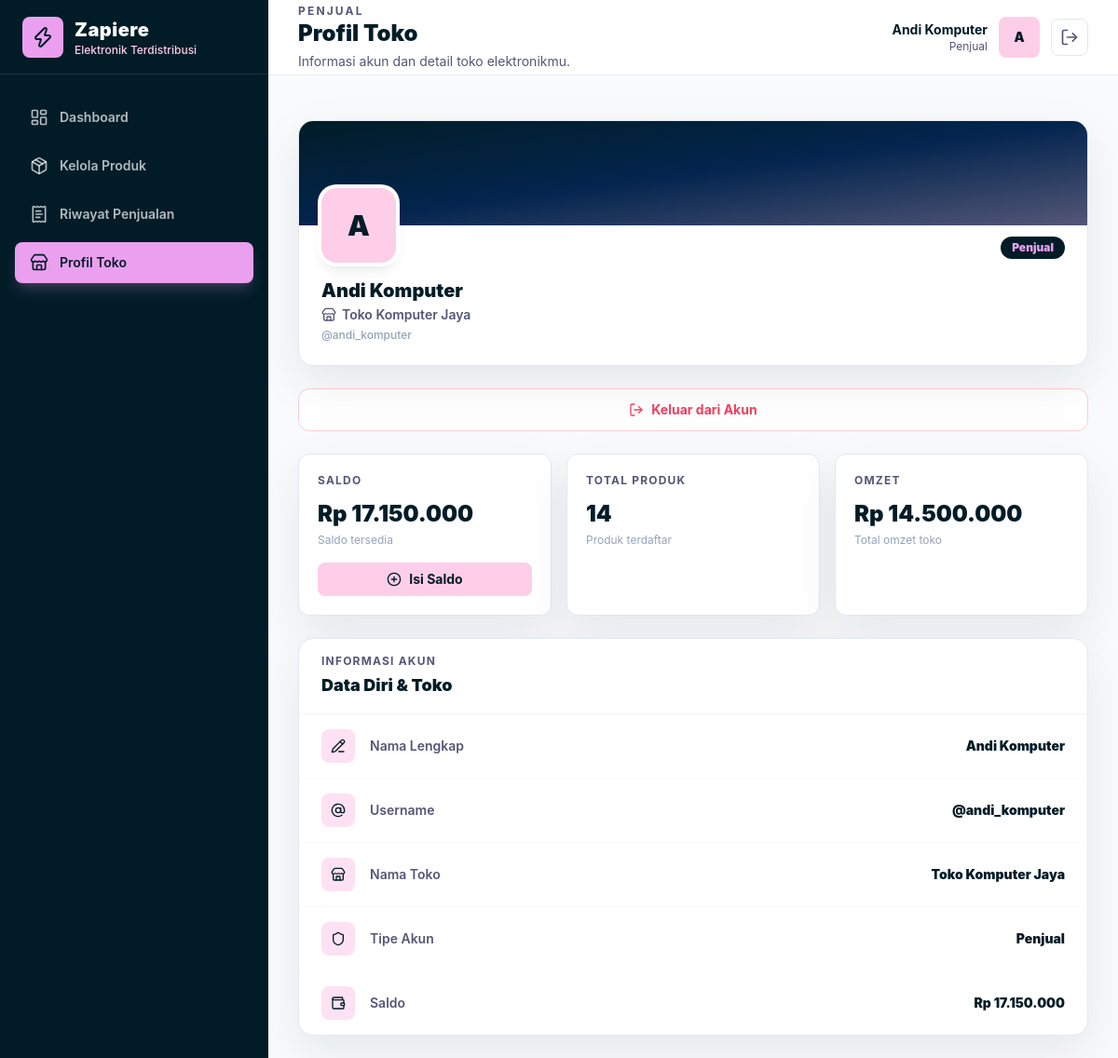
Screenshot of /views/penjual/profil.php (signed in) with the database file from the repository.
### tables this page shows
CREATE TABLE `users` (
  `id_user` int NOT NULL,
  `username` varchar(100) NOT NULL,
  `nama` varchar(100) NOT NULL,
  `password` varchar(100) NOT NULL,
  `role` enum('penjual','pembeli','admin') NOT NULL,
  `saldo` int DEFAULT '0',
  `nama_toko` varchar(100) NOT NULL
);

### config/config.php (called while the page is built, shortened)
<?php
$host = "localhost";
$username = "root";
$password = "";
$database = "zapiere";
$conn = null;
if (function_exists('mysqli_connect')) {
    $conn = @mysqli_connect($host, $username, $password, $database);
    if ($conn) {
        mysqli_set_charset($conn, "utf8mb4");
    }
}
function e($value)
{
    return htmlspecialchars((string) $value, ENT_QUOTES, 'UTF-8');
}
function db_available()
{
    global $conn;
    return $conn instanceof mysqli;
}
function db_all($sql)
{
    global $conn;
    $result = mysqli_query($conn, $sql);
    return mysqli_fetch_all($result, MYSQLI_ASSOC);
}
function db_one($sql)
{
    $rows = db_all($sql);
    return $rows ? $rows[0] : null;
}
function app_base_url()
{
    $scriptName = str_replace('\\', '/', $_SERVER['SCRIPT_NAME'] ?? '');
    $viewsPos = strpos($scriptName, '/views/');
    if ($viewsPos !== false) {
        return rtrim(substr($scriptName, 0, $viewsPos), '/');
    }
    $dir = rtrim(str_replace('\\', '/', dirname($scriptName)), '/');
    return $dir === '/' ? '' : $dir;
}
function url_for($path)
{
    return app_base_url() . '/' . ltrim($path, '/');
}

### views/components/session_guard.php (called while the page is built, shortened)
<?php
require_once __DIR__ . '/../../config/config.php';
require_once __DIR__ . '/../../models/UserModel.php';
function require_role(string $role): array
{
    $user = $_SESSION['zapiere_user'];
    return $user;
}

### models/UserModel.php (called while the page is built, shortened)
<?php
require_once __DIR__ . '/../config/config.php';
function get_seller_stats(int $sellerId): array
{
    $row = db_one("
        SELECT
            f_format_rupiah(f_total_omzet_penjual({$sellerId})) AS total_omzet_rp,
            f_jumlah_produk_toko({$sellerId}) AS total_produk
    ");
    return $row ?: ['total_omzet_rp' => 'Rp 0', 'total_produk' => 0];
}

### views/penjual/profil.php (the view, shortened to what this page needs)
<?php
require_once __DIR__ . '/../../config/config.php';
require_once __DIR__ . '/../components/layout.php';
require_once __DIR__ . '/../../models/UserModel.php';
$user = require_role('penjual');
$userId = (int) $user['id_user'];
$fullUser = db_one("SELECT * FROM users WHERE id_user = {$userId}");
$user = $fullUser ?: $user;
$sellerStats = get_seller_stats($userId);
$totalProduk = $sellerStats['total_produk'];
$totalOmzet  = $sellerStats['total_omzet_rp'];
zapiere_page_start('Profil Toko', 'penjual', 'profil', 'Informasi akun dan detail toko elektronikmu.');
?>
<div class="grid gap-6 xl:grid-cols-[340px_1fr]">
    <div class="flex flex-col gap-6">
        <div class="relative overflow-hidden rounded-2xl border border-slate-200 bg-white shadow-soft">
            <div class="h-28 bg-gradient-to-br from-[#011C27] via-[#03254E] to-[#545677]"></div>
            <div class="px-6 pb-6">
                <div class="-mt-10 mb-4 flex items-end justify-between">
                    <div class="flex h-20 w-20 items-center justify-center rounded-2xl bg-[#FECEE9] text-3xl font-black text-[#011C27] ring-4 ring-white shadow-lg">
                        <?= e(strtoupper(substr($user['nama'] ?? 'Z', 0, 1))) ?>
                    </div>
                    <span class="mb-1 rounded-full bg-[#011C27] px-3 py-1 text-xs font-black text-[#EB9FEF] capitalize">
                        <?= e($user['role'] ?? 'penjual') ?>
                    </span>
                </div>
                <h2 class="text-xl font-black text-[#011C27]"><?= e($user['nama'] ?? '-') ?></h2>
                <?php if (!empty($user['nama_toko'])): ?>
                    <p class="mt-0.5 flex items-center gap-1.5 text-sm font-semibold text-[#545677]">
                        <i data-lucide="store" class="h-4 w-4 flex-shrink-0"></i>
                        <?= e($user['nama_toko']) ?>
                    </p>
                <?php endif; ?>
                <p class="mt-1 text-xs text-slate-400 font-medium">@<?= e($user['username'] ?? '-') ?></p>
            </div>
        </div>
        <a href="<?= e(url_for('logout.php')) ?>"
           class="flex items-center justify-center gap-2 rounded-xl border border-rose-200 py-3 text-sm font-bold text-rose-500 transition hover:bg-rose-50 hover:border-rose-400 bg-white">
            <i data-lucide="log-out" class="h-4 w-4"></i>
            Keluar dari Akun
        </a>
    </div>
    <div class="flex flex-col gap-6">
        <div class="grid gap-4 sm:grid-cols-3">
            <div class="rounded-xl border border-slate-200 bg-white p-5 shadow-soft flex flex-col justify-between">
                <div>
                    <p class="text-xs font-bold uppercase tracking-widest text-[#545677]">Saldo</p>
                    <p class="mt-3 text-2xl font-black text-[#011C27]">Rp <?= number_format((int)($user['saldo'] ?? 0), 0, ',', '.') ?></p>
                    <p class="mt-1 text-xs text-slate-400">Saldo tersedia</p>
                </div>
                <button onclick="bukaModalTopup()" class="mt-4 flex w-full items-center justify-center gap-2 rounded-lg bg-[#FECEE9] py-2 text-sm font-bold text-[#011C27] transition-colors hover:bg-[#EB9FEF]">
                    <i data-lucide="plus-circle" class="h-4 w-4"></i>
                    Isi Saldo
                </button>
            </div>
            <div class="rounded-xl border border-slate-200 bg-white p-5 shadow-soft">
                <p class="text-xs font-bold uppercase tracking-widest text-[#545677]">Total Produk</p>
                <p class="mt-3 text-2xl font-black text-[#011C27]"><?= e($totalProduk) ?></p>
                <p class="mt-1 text-xs text-slate-400">Produk terdaftar</p>
            </div>
            <div class="rounded-xl border border-slate-200 bg-white p-5 shadow-soft">
                <p class="text-xs font-bold uppercase tracking-widest text-[#545677]">Omzet</p>
                <p class="mt-3 text-2xl font-black text-[#011C27]"><?= e($totalOmzet) ?></p>
                <p class="mt-1 text-xs text-slate-400">Total omzet toko</p>
            </div>
        </div>
        <div class="rounded-2xl border border-slate-200 bg-white shadow-soft overflow-hidden">
            <div class="border-b border-slate-100 px-6 py-4">
                <p class="text-xs font-bold uppercase tracking-widest text-[#545677]">Informasi Akun</p>
                <h3 class="mt-1 text-lg font-black text-[#011C27]">Data Diri & Toko</h3>
            </div>
            <div class="divide-y divide-slate-50">
                <?php
                $rows = [
                    ['pencil-line', 'Nama Lengkap',   $user['nama'] ?? '-'],
                    ['at-sign',     'Username',        '@' . ($user['username'] ?? '-')],
                    ['store',       'Nama Toko',       $user['nama_toko'] ?: '-'],
                    ['shield',      'Tipe Akun',       ucfirst($user['role'] ?? '-')],
                    ['wallet',      'Saldo',           'Rp ' . number_format((int)($user['saldo'] ?? 0), 0, ',', '.')],
                ];
                foreach ($rows as [$icon, $label, $value]):
                ?>
                <div class="flex items-center gap-4 px-6 py-4">
                    <div class="flex h-9 w-9 flex-shrink-0 items-center justify-center rounded-lg bg-[#FECEE9]/60 text-[#011C27]">
                        <i data-lucide="<?= $icon ?>" class="h-4 w-4"></i>
                    </div>
                    <div class="flex flex-1 items-center justify-between gap-4 min-w-0">
                        <span class="text-sm font-semibold text-[#545677]"><?= e($label) ?></span>
                        <span class="text-sm font-black text-[#011C27] text-right"><?= e($value) ?></span>
                    </div>
                </div>
                <?php endforeach; ?>
            </div>
        </div>
    </div>
</div>
<?php zapiere_page_end(); ?>

### views/components/layout.php (shortened to what this page needs)
<?php
require_once __DIR__ . '/../../config/config.php';
require_once __DIR__ . '/session_guard.php';
require_once __DIR__ . '/sidebar.php';
function zapiere_page_start($title, $role, $active, $subtitle = '')
{
    $user = require_role($role);
    ?>
    <!DOCTYPE html>
    <html lang="id">
    <head>
        <script src="https://cdn.tailwindcss.com"></script>
    </head>
    <body class="min-h-screen bg-slate-50 font-sans text-[#011C27] antialiased">
        <div class="min-h-screen lg:flex">
            <div class="min-w-0 flex-1">
                <header class="sticky top-0 z-20 border-b border-slate-200/80 bg-white/90 backdrop-blur">
                    <div class="flex h-20 items-center justify-between gap-4 px-4 sm:px-6 lg:px-8">
                        <div class="flex min-w-0 items-center gap-3">
                            <div class="min-w-0">
                                <p class="text-xs font-bold uppercase tracking-[0.18em] text-[#545677]"><?= e($role) ?></p>
                                <h1 class="truncate text-xl font-black sm:text-2xl"><?= e($title) ?></h1>
                                <?php if ($subtitle): ?>
                                    <p class="mt-1 hidden text-sm text-[#545677] sm:block"><?= e($subtitle) ?></p>
                                <?php endif; ?>
                            </div>
                        </div>
                        <div class="flex items-center gap-3">
                            <div class="hidden text-right sm:block">
                                <p class="text-sm font-bold"><?= e($user['nama'] ?? 'User Zapiere') ?></p>
                                <p class="text-xs capitalize text-[#545677]"><?= e($user['role'] ?? $role) ?></p>
                            </div>
                            <div class="flex h-11 w-11 items-center justify-center rounded-lg bg-[#FECEE9] text-sm font-black text-[#011C27]">
                                <?= e(strtoupper(substr($user['nama'] ?? 'Z', 0, 1))) ?>
                            </div>
                            <a href="<?= e(url_for('logout.php')) ?>" class="hidden h-10 w-10 items-center justify-center rounded-lg border border-slate-200 text-[#545677] transition hover:border-[#EB9FEF] hover:text-[#011C27] sm:inline-flex" title="Keluar">
                                <i data-lucide="log-out" class="h-5 w-5"></i>
                            </a>
                        </div>
                    </div>
                </header>
                <main class="space-y-6 px-4 py-6 sm:px-6 lg:px-8">
    <?php
}
function zapiere_page_end()
{
    ?>
                </main>
            </div>
        </div>
    </body>
    </html>
    <?php
}
    ?>

### rows the page displays
users: role "PENJUAL", nama "Andi Komputer", role "Penjual", nama "A", nama_toko "Toko Komputer Jaya", username "andi_komputer", saldo "17.150.000"

### other values shown
$item['label'] "Dashboard"
$item['label'] "Kelola Produk"
$item['label'] "Riwayat Penjualan"
$item['label'] "Profil Toko"
$title "Profil Toko"
$subtitle "Informasi akun dan detail toko elektronikmu."
$totalProduk "14"
$totalOmzet "Rp 14.500.000"
$label "Nama Lengkap"
$value "Andi Komputer"
$label "Username"
$value "@andi_komputer"
$label "Nama Toko"
$value "Toko Komputer Jaya"
$label "Tipe Akun"
